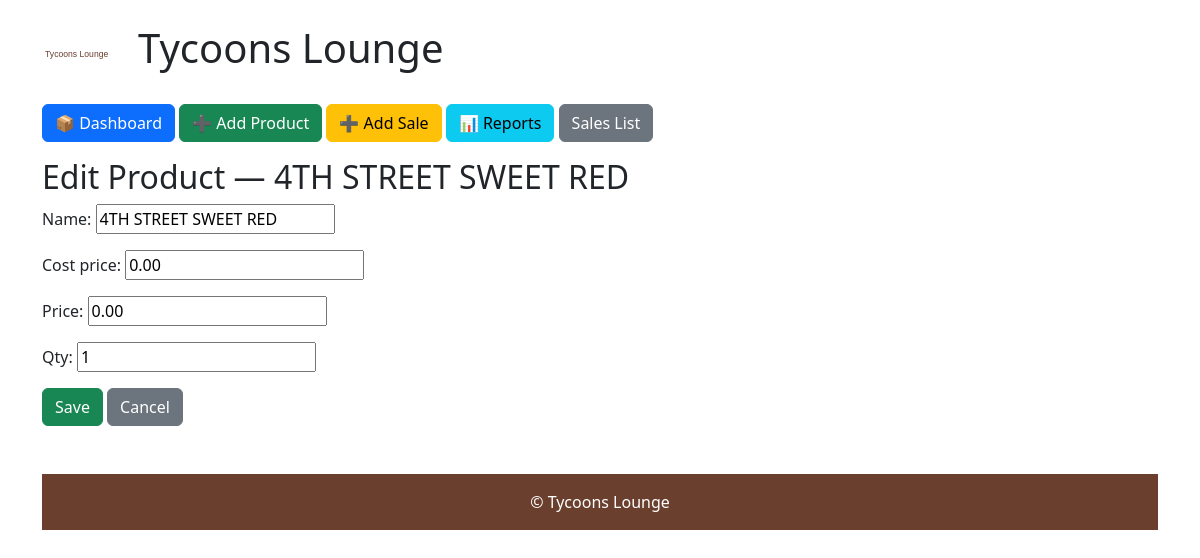
The app's page /product/65/edit/, older data.
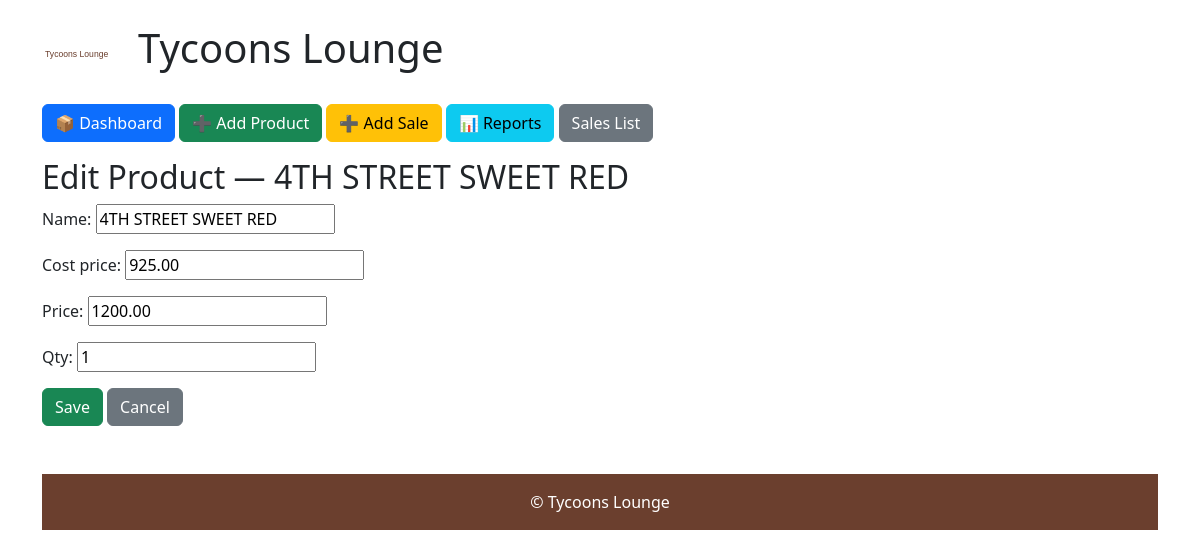
The same page, newer data.
### dashboard/models.py (models this page shows, shortened)
class Product(models.Model):
    name = models.CharField(max_length=200)
    cost_price = models.DecimalField(max_digits=10, decimal_places=2, default=0)
    price = models.DecimalField(max_digits=10, decimal_places=2)
    qty = models.PositiveIntegerField(default=0)

### dashboard/views.py (the view)
# urls.py: path('product/<int:pk>/edit/', views.edit_product, name='edit_product'),
def edit_product(request, pk):
    prod = get_object_or_404(Product, pk=pk)
    if request.method == 'POST':
        form = ProductForm(request.POST, instance=prod)
        if form.is_valid():
            form.save()
            return redirect('dashboard:index')
    else:
        form = ProductForm(instance=prod)
    return render(request,'dashboard/edit_product.html',{'form':form,'product':prod})

### dashboard/forms.py
class ProductForm(forms.ModelForm):
    class Meta:
        model = Product
        fields = ['name','cost_price','price','qty']

### templates/dashboard/edit_product.html
{% extends 'dashboard/base.html' %}
{% block content %}
<h2>Edit Product — {{ product.name }}</h2>
<form method="post">{% csrf_token %}{{ form.as_p }}<button class="btn btn-success" type="submit">Save</button> <a class="btn btn-secondary" href="{% url 'dashboard:index' %}">Cancel</a></form>
{% endblock %}

Row changes from the older to the newer data that the page shows:
changed Product "4TH STREET SWEET RED": cost_price "0.00" → "925.00"; price "0.00" → "1200.00"
